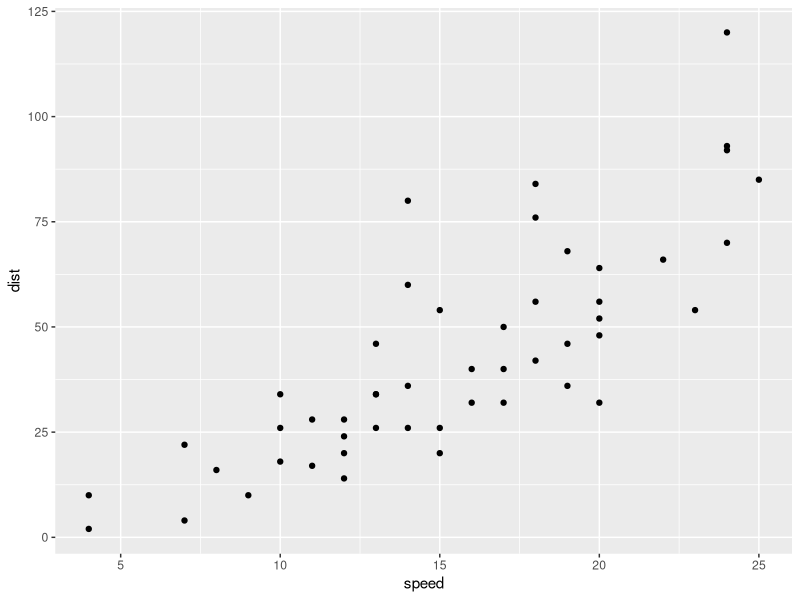
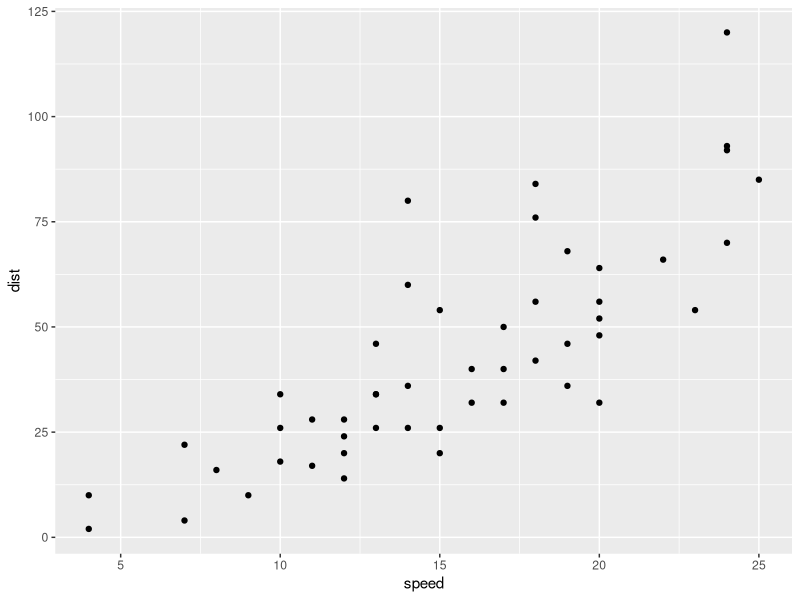

Generate these figures, in order, with R:
## ---- chunk 1
knitr::opts_chunk$set(echo = TRUE, tidy = TRUE, tidy.opts=list(width.cutoff= 30))
## ---- chunk 2
summary(cars)
## ---- chunk 3
summary(cars) #cars is a dataset pre-loaded in R with information on speed and stopping distances of cars
## ---- chunk 4
library(ggplot2)
ggplot(data = cars) + geom_point(mapping = aes(x = speed, y = dist))
## ---- chunk 5
library(tidyverse)
company <- c("Alphabet Inc", "Apple", "Facebook", "Amazon", "Ali Baba", "Snap Inc", "Criteo", "General Motors")
market_val <- c(714, 896, 518, 542, 477, 15, 2, 60) # Market capitalization of company on the 13 Nov 2017 - from Yahoo! Finance
gafa_info <- data.frame(company, market_val)
head(gafa_info)
## ---- chunk 6
company <- c("Alphabet Inc", "Apple", "Facebook", "Amazon", "Ali Baba", "Snap Inc", "Criteo", "General Motors")
listed <- c("NASDAQ", "NASDAQ", "NASDAQ", "NASDAQ", "NYSE", "NASDAQ", "NASDAQ", "NASDAQ")
gafa_info2 <- data.frame(company, listed)
head(gafa_info2)
## ---- chunk 7
library(knitr)
## ---- chunk 8
ggplot(data = cars) + geom_point(mapping = aes(x = speed, y = dist))
## ---- chunk 9
gafa_info
## ---- chunk 10
library(knitr)
kable(gafa_info, digits=1)
